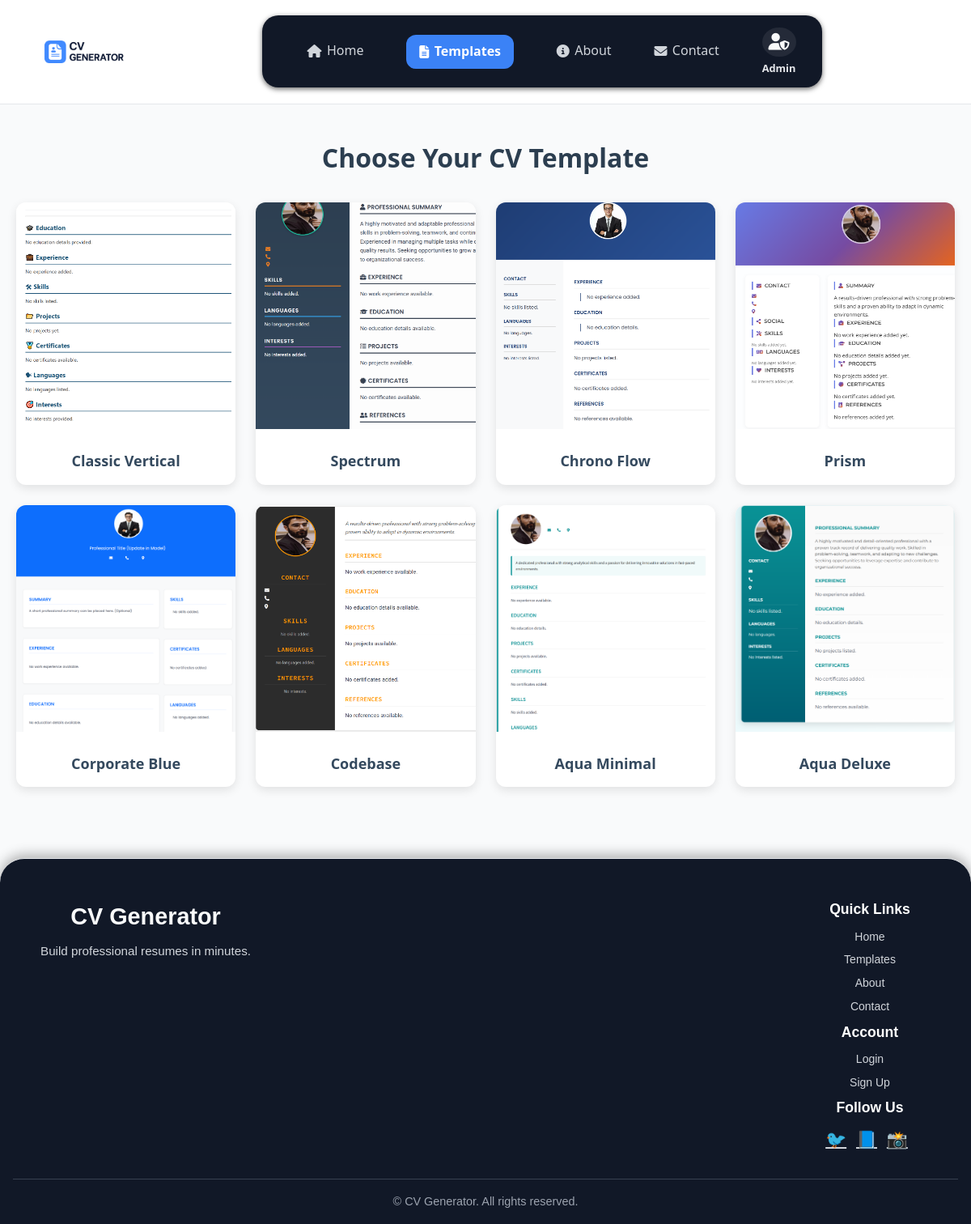
/templates/, run on the app's committed database.
### cvapp/models.py (models this page shows, shortened)
class Template(models.Model):
    Template_id=models.AutoField(primary_key=True)
    Template_Name=models.CharField(max_length=100,null=False)
    Preview_image=models.ImageField(upload_to='preview_images/',null=False)
    Created_at=models.DateTimeField(auto_now_add=True)

### cvapp/views.py (the view)
# urls.py: path('templates/', views.templateView, name='templates'),
def templateView(request):
    templates = Template.objects.all()  # fetch all templates from DB
    return render(request, 'preview.html', {'templates': templates})

### template/preview.html (shortened to what this page needs)
{% extends "base.html" %}
{% load static %}
{% block content %}
<div class="preview-container">
  <h2 class="preview-title">Choose Your CV Template</h2>
  <div class="preview-grid">
    <a href="{% url 'preview_cv' template_id=1 %}" class="preview-card">
      <img src="/media/preview_images/theme1.png" alt="Template 1">
      <div class="preview-card-body">
        <h3>Classic  Vertical</h3>
      </div>
    </a>
    <a href="{% url 'preview_cv' template_id=2 %}" class="preview-card">
      <img src="{{ templates.1.Preview_image.url }}" alt="Template 2">
      <div class="preview-card-body">
        <h3>{{ templates.1.Template_Name }}</h3>
      </div>
    </a>
    <a href="{% url 'preview_cv' template_id=3 %}" class="preview-card">
      <img src="{{ templates.2.Preview_image.url }}" alt="Template 3">
      <div class="preview-card-body">
        <h3>{{ templates.2.Template_Name }}</h3>
      </div>
    </a>
    <a href="{% url 'preview_cv' template_id=4 %}" class="preview-card">
      <img src="{{ templates.3.Preview_image.url }}" alt="Template 4">
      <div class="preview-card-body">
        <h3>{{ templates.3.Template_Name }}</h3>
      </div>
    </a>
    <a href="{% url 'preview_cv' template_id=5 %}" class="preview-card">
      <img src="{{ templates.4.Preview_image.url }}" alt="Template 5">
      <div class="preview-card-body">
        <h3>{{ templates.4.Template_Name }}</h3>
      </div>
    </a>
    <a href="{% url 'preview_cv' template_id=6 %}" class="preview-card">
      <img src="{{ templates.5.Preview_image.url }}" alt="Template 6">
      <div class="preview-card-body">
        <h3>{{ templates.5.Template_Name }}</h3>
      </div>
    </a>
    <a href="{% url 'preview_cv' template_id=7 %}" class="preview-card">
    <img src="{{ templates.6.Preview_image.url }}" alt="Template 7">
      <div class="preview-card-body">
        <h3>{{ templates.6.Template_Name }}</h3>
      </div>
    </a>
    <a href="{% url 'preview_cv' template_id=8 %}" class="preview-card">
      <img src="{{ templates.7.Preview_image.url }}" alt="Template 8">
      <div class="preview-card-body">
        <h3>{{ templates.7.Template_Name }}</h3>
      </div>
    </a>
  </div>
</div>
{% endblock %}

### template/base.html (shortened to what this page needs)
{% load static %}
<!DOCTYPE html>
<html lang="en">
<head>
  <link rel="stylesheet" href="{% static 'css/style.css' %}" />
  <link rel="stylesheet" href="https://cdnjs.cloudflare.com/ajax/libs/font-awesome/6.4.0/css/all.min.css">
</head>
<body>
  <header>
    <a href="{% url 'home' %}" class="navbar-logo">
  <img src="{% static 'images/logo3.png' %}" alt="CV Generator Logo">
</a>
    <nav class="custom-navbar">
    <div class="nav-menu" id="nav-menu">
        <div class="nav-left">
            <a href="{% url 'home' %}" class="nav-item {% if request.path == '/' %}active{% endif %}">
    <i class="fa-solid fa-house"></i> Home
</a>
<a href="{% url 'templates' %}" class="nav-item {% if request.path == '/templates/' %}active{% endif %}">
    <i class="fa-solid fa-file-alt"></i> Templates
</a>
<a href="{% url 'about' %}" class="nav-item {% if request.path == '/about/' %}active{% endif %}">
    <i class="fa-solid fa-circle-info"></i> About
</a>
<a href="{% url 'contact' %}" class="nav-item {% if request.path == '/contact/' %}active{% endif %}">
    <i class="fa-solid fa-envelope"></i> Contact
</a>
        </div>
        <div class="nav-right">
            {% if request.session.admin_id %}
            <a href="{% url 'admindashboard' %}" class="nav-user active-admin">
                <div class="user-icon"><i class="fa-solid fa-user-shield"></i></div>
                <span>{{ request.session.admin_name }} (Active)</span>
            </a>
            <a href="{% url 'adminlogout' %}" class="nav-item logout"><i class="fa-solid fa-right-from-bracket"></i></a>
            {% else %}
            <a href="{% url 'adminlogin' %}" class="nav-user nav-admin-default">
                <div class="user-icon"><i class="fa-solid fa-user-shield"></i></div>
                <span>Admin</span>
            </a>
            {% endif %}
        </div>
    </div>
</nav>
  </header>
  <main>
    {% block content %}{% endblock %}
  </main>
<footer class="footer">
  <div class="footer-container">
    <div class="footer-brand">
      <h2>CV Generator</h2>
      <p>Build professional resumes in minutes.</p>
    </div>
    <div class="footer-links">
      <div>
        <h4>Quick Links</h4>
        <ul>
          <li><a href="{% url 'home' %}">Home</a></li>
          <li><a href="{% url 'templates' %}">Templates</a></li>
          <li><a href="{% url 'about' %}">About</a></li>
          <li><a href="{% url 'contact' %}">Contact</a></li>
        </ul>
      </div>
      <div>
        <h4>Account</h4>
        <ul>
          {% if request.session.user_id %}
          <li><a href="{% url 'signout' %}">Logout</a></li>
          {% else %}
          <li><a href="{% url 'signin' %}">Login</a></li>
          <li><a href="{% url 'signup' %}">Sign Up</a></li>
          {% endif %}
        </ul>
      </div>
      <div>
        <h4>Follow Us</h4>
        <div class="social-icons">
          <a href="#" target="_blank">🐦</a>
          <a href="#" target="_blank">📘</a>
          <a href="#" target="_blank">📸</a>
        </div>
      </div>
    </div>
  </div>
  <div class="footer-bottom">
    <p>&copy; {{ now.year }} CV Generator. All rights reserved.</p>
  </div>
</footer>
</body>
</html>

### static/css/style.css (style rules this page uses)
:root { --bg: #f9fafb; --white: #ffffff; --gray-100: #f3f4f6; --gray-200: #e5e7eb; --gray-400: #9ca3af; --gray-700: #374151; --blue-500: #3b82f6; --blue-600: #2563eb; }
* { box-sizing: border-box; margin: 0; padding: 0; }
body { font-family: "Segoe UI", Tahoma, sans-serif; background-color: var(--bg); color: var(--gray-700); line-height: 1.6; }
header { background-color: var(--white); padding: 1.2rem 2rem; display: flex; justify-content: space-between; align-items: center; border-bottom: 1px solid var(--gray-200); }
nav a { text-decoration: none; color: var(--gray-700); margin-left: 1.5rem; font-weight: 500; }
footer { background-color: var(--white); padding: 1.5rem; text-align: center; font-size: 0.875rem; border-top: 1px solid var(--gray-200); color: var(--gray-400); }
nav a.active { color: var(--blue-600); font-weight: bold; }
footer { background-color: var(--white); border-top: 1px solid var(--gray-200); padding: 2rem 1rem; margin-top: 2rem; }
.footer-container { display: grid; grid-template-columns: repeat(auto-fit, minmax(180px, 1fr)); gap: 2rem; max-width: 1100px; margin: auto; }
.footer-bottom { text-align: center; font-size: 0.85rem; color: var(--gray-400); margin-top: 2rem; border-top: 1px solid var(--gray-200); padding-top: 1rem; }

### template/base.html (style rules this page uses)
.custom-navbar { display: flex; justify-content: space-between; align-items: center; padding: 0.9rem 2rem; background-color: #111827; color: #f9fafb; position: relative; margin: 0 auto; box-shadow: 0 2px 6px rgba(0,0,0,0.6); border-radius: 20px; z-index: 10; width: fit-content; max-width: 90%; transition: all 0.3s ease; }
.nav-menu { display: flex; gap: 1.8rem; align-items: center; }
.nav-left, .nav-right { display: flex; gap: 1.8rem; align-items: center; }
.nav-item { text-decoration: none; color: #d1d5db; font-weight: 500; transition: color 0.3s ease, border-bottom 0.2s ease; display: flex; align-items: center; gap: 0.4rem; padding-bottom: 2px; }
.nav-user { text-decoration: none; flex-direction: column; gap: 0.2rem; display: flex; align-items: center; transition: color 0.3s ease; }
.nav-user .user-icon { background-color: rgba(255,255,255,0.08); padding: 0.5rem; border-radius: 50%; display: flex; align-items: center; justify-content: center; }
.nav-user .user-icon i { font-size: 1.3rem; color: #f9fafb; transition: transform 0.3s ease, color 0.3s ease; }
.nav-user span { font-size: 0.8rem; font-weight: 600; color: #e5e7eb; }
.nav-item.active { background-color: #3b82f6; color: white; border-radius: 12px; padding: 0.5rem 1rem; transition: background-color 0.3s, color 0.3s; }
.footer { background-color: #111827; color: #f9fafb; padding: 3rem 1rem 1rem; font-family: sans-serif; border-radius: 30px 30px 0 0; max-width: 1200px; margin: 3rem auto 0; box-shadow: 0 -4px 15px rgba(0,0,0,0.3); transition: transform 0.3s ease, box-shadow 0.3s ease; }
.footer-container { display: flex; flex-wrap: wrap; justify-content: space-between; gap: 2rem; }
.footer-brand h2 { font-size: 1.8rem; margin-bottom: 0.5rem; }
.footer-brand p { font-size: 0.95rem; color: #d1d5db; }
.footer-links div { min-width: 150px; }
.footer-links h4 { font-size: 1.1rem; margin-bottom: 0.5rem; color: #fff; }
.footer-links ul { list-style: none; padding: 0; margin: 0; }
.footer-links ul li { margin-bottom: 0.4rem; }
.footer-links ul li a { color: #d1d5db; text-decoration: none; transition: color 0.2s; }
.social-icons a { display: inline-block; margin-right: 0.5rem; font-size: 1.3rem; color: #d1d5db; transition: color 0.2s; }
.footer-bottom { text-align: center; margin-top: 2rem; color: #9ca3af; font-size: 0.9rem; border-top: 1px solid #374151; padding-top: 1rem; }
.navbar-logo img { height: 50px; width: auto; display: block; }

### template/preview.html (style rules this page uses)
.preview-container { max-width: 1200px; margin: auto; padding: 40px 20px; }
.preview-title { text-align: center; font-size: 2rem; margin-bottom: 30px; color: #2c3e50; }
.preview-grid { display: grid; grid-template-columns: repeat(auto-fit, minmax(250px, 1fr)); gap: 25px; }
.preview-card { background: #fff; border-radius: 12px; overflow: hidden; box-shadow: 0 4px 12px rgba(0,0,0,0.1); transition: transform 0.25s ease, box-shadow 0.25s ease; cursor: pointer; text-decoration: none; color: inherit; display: flex; flex-direction: column; }
.preview-card img { width: 100%; height: 280px; object-fit: cover; }
.preview-card-body { padding: 15px; text-align: center; }
.preview-card-body h3 { margin: 10px 0 0; font-size: 18px; font-weight: 600; color: #34495e; }

### data on the page
Template: Preview_image (picture), Template_Name "Spectrum"
Template: Preview_image (picture), Template_Name "Chrono Flow"
Template: Preview_image (picture), Template_Name "Prism"
Template: Preview_image (picture), Template_Name "Corporate Blue"
Template: Preview_image (picture), Template_Name "Codebase"
Template: Preview_image (picture), Template_Name "Aqua Minimal"
Template: Preview_image (picture), Template_Name "Aqua Deluxe"
